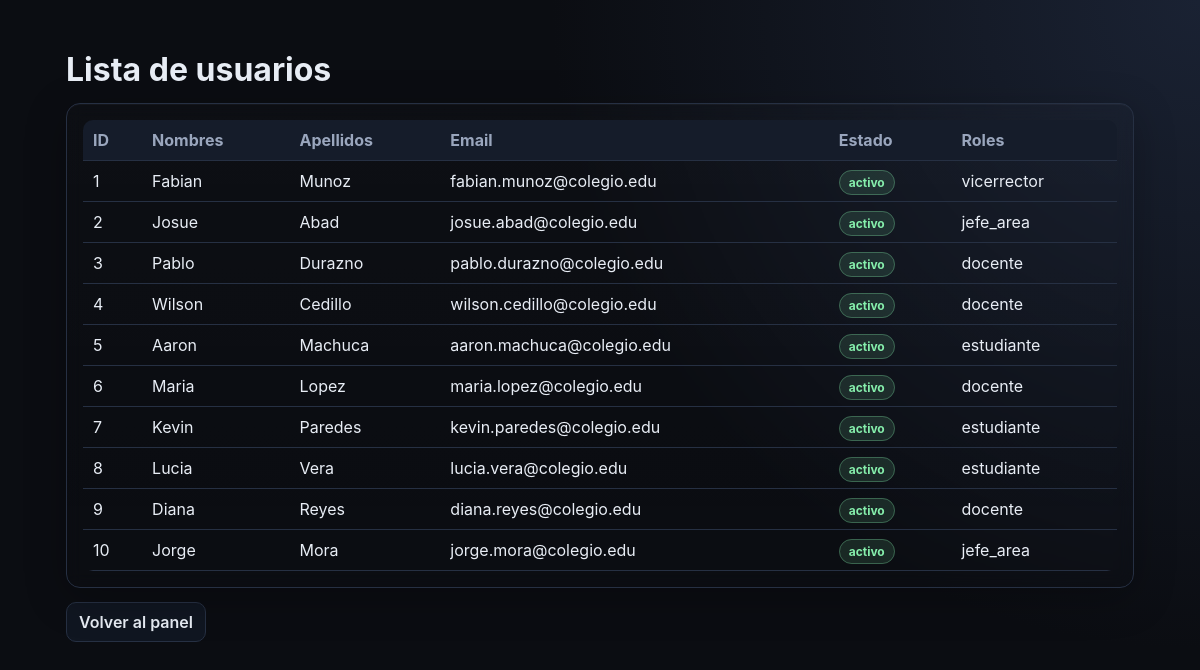
/usuarios.php (signed in), run on the app's committed database.
### tables this page shows
CREATE TABLE usuarios (
  id             BIGINT PRIMARY KEY AUTO_INCREMENT,
  nombres        VARCHAR(100) NOT NULL,
  apellidos      VARCHAR(100) NOT NULL,
  email          VARCHAR(150) NOT NULL UNIQUE,
  password_hash  VARCHAR(255) NOT NULL,
  activo         BOOLEAN NOT NULL DEFAULT TRUE,
  creado_en      TIMESTAMP NOT NULL DEFAULT NOW()
);

### src/config.php (called while the page is built, shortened)
<?php
function dbConfig(): array
{
    return [
        'host' => getenv('DB_HOST') ?: '127.0.0.1',
        'port' => getenv('DB_PORT') ?: '33066',
        'name' => getenv('DB_NAME') ?: 'uets360',
        'user' => getenv('DB_USER') ?: 'root',
        'pass' => getenv('DB_PASS') ?: '',
    ];
}
function pdo(): PDO
{
    $cfg = dbConfig();
    $dsn = sprintf('mysql:host=%s;port=%s;dbname=%s;charset=utf8mb4', $cfg['host'], $cfg['port'], $cfg['name']);
    $pdo = new PDO($dsn, $cfg['user'], $cfg['pass'], [
        PDO::ATTR_ERRMODE => PDO::ERRMODE_EXCEPTION,
        PDO::ATTR_DEFAULT_FETCH_MODE => PDO::FETCH_ASSOC,
    ]);
    return $pdo;
}

### src/auth.php (called while the page is built, shortened)
<?php
require_once __DIR__ . '/config.php';
function allUsersWithRoles(): array
{
    $sql = 'SELECT u.id, u.nombres, u.apellidos, u.email, u.activo,
                   COALESCE(GROUP_CONCAT(r.nombre ORDER BY r.nombre SEPARATOR ", "), "sin rol") AS roles
            FROM usuarios u
            LEFT JOIN usuario_roles ur ON ur.usuario_id = u.id AND ur.estado = 1
            LEFT JOIN roles r ON r.id = ur.rol_id
            GROUP BY u.id, u.nombres, u.apellidos, u.email, u.activo
            ORDER BY u.id';
    return pdo()->query($sql)->fetchAll();
}

### public/usuarios.php (the view, shortened to what this page needs)
<?php
require_once __DIR__ . '/../src/auth.php';
$users = allUsersWithRoles();
?>
<!doctype html>
<html lang="es">
<head>
  <link rel="stylesheet" href="assets/app.css">
</head>
<body>
  <div class="container">
    <h1>Lista de usuarios</h1>
    <div class="card">
      <table>
        <thead>
          <tr>
            <th>ID</th>
            <th>Nombres</th>
            <th>Apellidos</th>
            <th>Email</th>
            <th>Estado</th>
            <th>Roles</th>
          </tr>
        </thead>
        <tbody>
          <?php foreach ($users as $u): ?>
          <?php $isActive = ((int) $u['activo'] === 1); ?>
          <tr>
            <td><?= (int) $u['id'] ?></td>
            <td><?= htmlspecialchars((string) $u['nombres'], ENT_QUOTES, 'UTF-8') ?></td>
            <td><?= htmlspecialchars((string) $u['apellidos'], ENT_QUOTES, 'UTF-8') ?></td>
            <td><?= htmlspecialchars((string) $u['email'], ENT_QUOTES, 'UTF-8') ?></td>
            <td>
              <span class="badge <?= $isActive ? 'active' : 'inactive' ?>">
                <?= $isActive ? 'activo' : 'inactivo' ?>
              </span>
            </td>
            <td><?= htmlspecialchars((string) $u['roles'], ENT_QUOTES, 'UTF-8') ?></td>
          </tr>
          <?php endforeach; ?>
        </tbody>
      </table>
    </div>
    <div class="actions">
      <a href="dashboard.php">Volver al panel</a>
    </div>
  </div>
</body>
</html>

### public/assets/app.css (style rules this page uses)
:root { --bg: #070a12; --bg2: #0e1424; --card: rgba(17, 24, 39, 0.72); --soft: #141c2f; --text: #e6edf7; --muted: #97a6c6; --border: rgba(120, 143, 182, 0.22); --accent: #60a5fa; --accent2: #a78bfa; }
* { box-sizing: border-box; }
body { margin: 0; font-family: Inter, Segoe UI, Arial, sans-serif; color: var(--text); background: radial-gradient(1200px 700px at 10% -10%, #1f2d4e66, transparent 60%), radial-gradient(900px 500px at 90% -20%, #4f2f7f44, transparent 60%), linear-gradient(160deg, var(--bg) 0%, var(--bg2) 100%); }
.container { max-width: 1080px; margin: 0 auto; padding: 24px 16px 40px; }
.card { background: var(--card); border: 1px solid var(--border); border-radius: 16px; box-shadow: 0 10px 40px rgba(0,0,0,0.25), inset 0 1px 0 rgba(255,255,255,0.03); backdrop-filter: blur(8px); }
.btn, .actions a, button { background: linear-gradient(180deg, rgba(96,165,250,0.22), rgba(96,165,250,0.1)); border: 1px solid rgba(96,165,250,0.45); color: #cbe4ff; border-radius: 12px; text-decoration: none; padding: 9px 13px; display: inline-block; font-weight: 600; transition: all .18s ease; }
a { color: #bdd7ff; }

### public/usuarios.php (style rules this page uses)
:root { --bg: #0b0d12; --card: #121722; --soft: #1b2230; --text: #e8edf5; --muted: #9aa6bd; --accent: #7dd3fc; --border: #263043; --ok: #86efac; --off: #fca5a5; }
* { box-sizing: border-box; }
body { margin: 0; font-family: Inter, Arial, sans-serif; background: radial-gradient(circle at top right, #1a2233 0%, var(--bg) 45%); color: var(--text); min-height: 100vh; padding: 26px 16px; }
.container { max-width: 1100px; margin: 0 auto; }
.card { background: linear-gradient(180deg, rgba(255,255,255,0.01), rgba(255,255,255,0)); border: 1px solid var(--border); border-radius: 14px; padding: 16px; }
h1 { margin: 0 0 14px; }
table { width: 100%; border-collapse: collapse; overflow: hidden; border-radius: 10px; }
th, td { border-bottom: 1px solid var(--border); padding: 10px; text-align: left; }
th { background: #151c2a; color: var(--muted); font-weight: 700; }
.badge { border-radius: 999px; padding: 4px 9px; font-size: 12px; font-weight: 700; }
.active { background: rgba(134,239,172,.12); color: var(--ok); border: 1px solid rgba(134,239,172,.3); }
.actions { margin-top: 14px; }
.actions a { color: var(--text); text-decoration: none; border: 1px solid var(--border); padding: 9px 12px; border-radius: 10px; background: #101621; display: inline-block; }

### data on the page
usuarios: id "1", nombres "Fabian", apellidos "Munoz", email "fabian.munoz@colegio.edu", activo "activo", roles "vicerrector"
usuarios: id "2", nombres "Josue", apellidos "Abad", email "josue.abad@colegio.edu", activo "activo", roles "jefe_area"
usuarios: id "3", nombres "Pablo", apellidos "Durazno", email "pablo.durazno@colegio.edu", activo "activo", roles "docente"
usuarios: id "4", nombres "Wilson", apellidos "Cedillo", email "wilson.cedillo@colegio.edu", activo "activo", roles "docente"
usuarios: id "5", nombres "Aaron", apellidos "Machuca", email "aaron.machuca@colegio.edu", activo "activo", roles "estudiante"
usuarios: id "6", nombres "Maria", apellidos "Lopez", email "maria.lopez@colegio.edu", activo "activo", roles "docente"
usuarios: id "7", nombres "Kevin", apellidos "Paredes", email "kevin.paredes@colegio.edu", activo "activo", roles "estudiante"
usuarios: id "8", nombres "Lucia", apellidos "Vera", email "lucia.vera@colegio.edu", activo "activo", roles "estudiante"
usuarios: id "9", nombres "Diana", apellidos "Reyes", email "diana.reyes@colegio.edu", activo "activo", roles "docente"
usuarios: id "10", nombres "Jorge", apellidos "Mora", email "jorge.mora@colegio.edu", activo "activo", roles "jefe_area"
